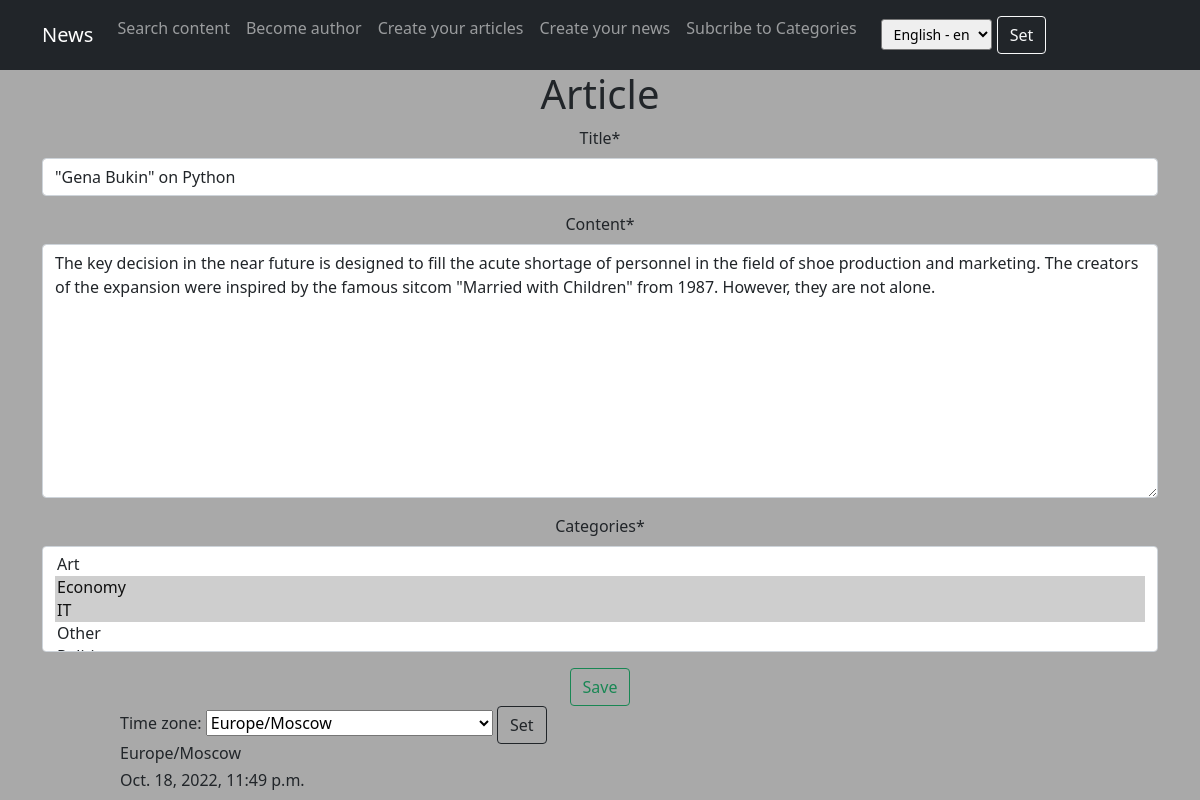
Before: /main/articles/1/edit/ (signed in) with the older database file.
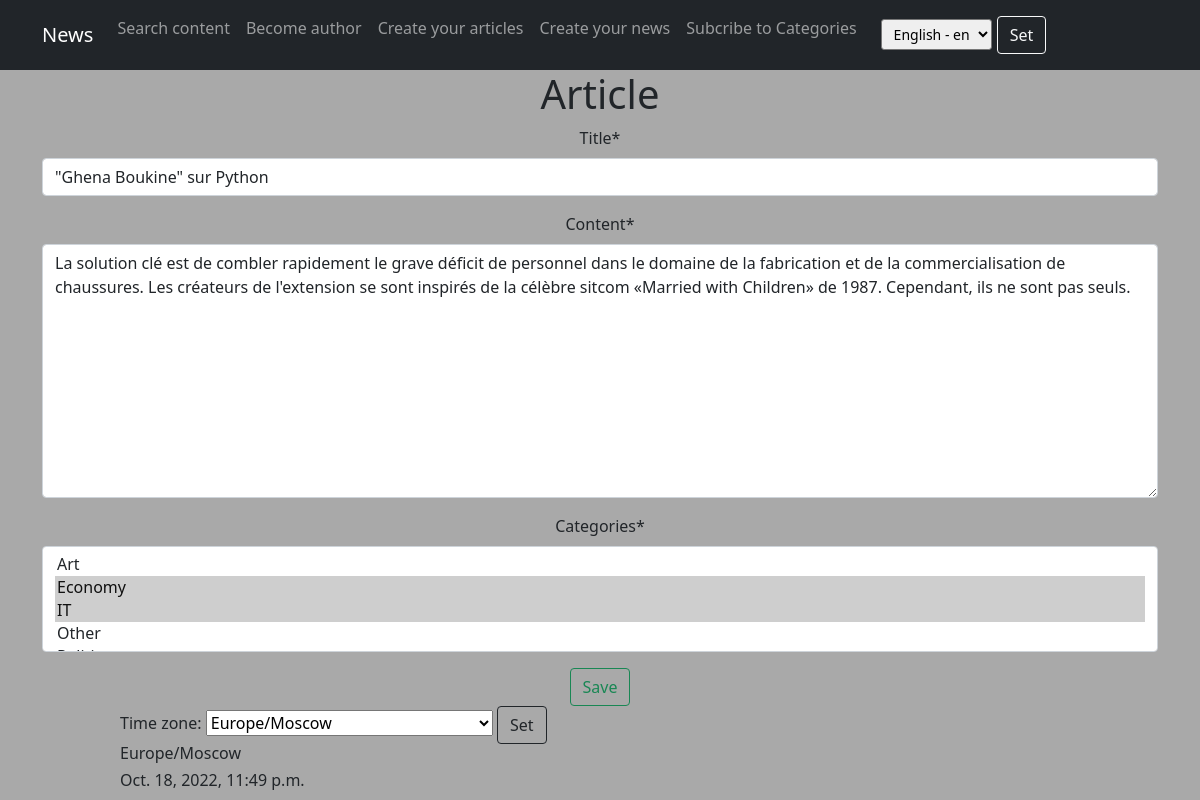
After: the same page with the newer database file.
### news_project/models.py (models this page shows, shortened)
class Post(models.Model):
    author = models.ForeignKey(Author, on_delete=models.CASCADE)
    choice = models.CharField(max_length=4, choices=CONTENT_TYPES, default=article)
    register_date = models.DateTimeField(auto_now_add=True)
    categories = models.ManyToManyField('Category', through='PostCategory')
    title = models.CharField(max_length=50)
    content = models.TextField()
    content_rating = models.SmallIntegerField(default=0)

### news_project/views.py (the view, shortened to what this page needs)
# urls.py: path('articles/<int:pk>/edit/', ArticleUpdate.as_view(), name='article_update'),
class ArticleUpdate(PermissionRequiredMixin, UpdateView):
    form_class = PostForm
    model = Post
    template_name = 'article_edit.html'
    permission_required = ('news_project.change_post',)

### news_project/forms.py (shortened to what this page needs)
class PostForm(forms.ModelForm):
    class Meta:
        model = Post
        fields = [
            'title',
            'content',
            'categories',
        ]

### news_project/context_processors.py (called while the page is built)
def navigate_context(request):
    category = Category.objects.all()
    archives = Post.objects.annotate(
        year=ExtractYear('register_date'),
        month=ExtractMonth('register_date')
    ).values('year', 'month').annotate(total=Count('id'))
    user_timezone = pytz.timezone(
        request.session.get('django_timezone') or TIME_ZONE
    )
    current_time = timezone.now().astimezone(user_timezone)
    context = {
        'category': category,
        'archives': archives,
        'current_time': current_time,
        'timezones': pytz.common_timezones,
    }
    return context

### news_project/models.py (called while the page is built)
    def __str__(self):
        return self.category_name

### templates/article_edit.html (shortened to what this page needs)
{% extends 'flatpages/default.html' %}
{% load crispy_forms_filters %}
{% load i18n %}
{% block content %}
<h1>{% trans "Article" %}</h1>
<form action="" method="post">
    {{ form|crispy }}
    <input type="submit" class="btn btn-outline-success" value="{% trans "Save" %}" />
</form>
{% endblock content %}

Changed rows visible on the page:
changed Post: title "\"Gena Bukin\" on Python" → "\"Ghena Boukine\" sur Python"; content "The key decision in the near future is designed to fill the acute shortage of personnel in the field of shoe production and marketing. The creators of the expansion were inspired by the famous sitcom \"Married with Children\" from 1987. However, they are not alone." → "La solution clé est de combler rapidement le grave déficit de personnel dans le domaine de la fabrication et de la commercialisation de chaussures. Les créateurs de l'extension se sont inspirés de la célèbre sitcom «Married with Children» de 1987. Cependant, ils ne sont pas seuls."
